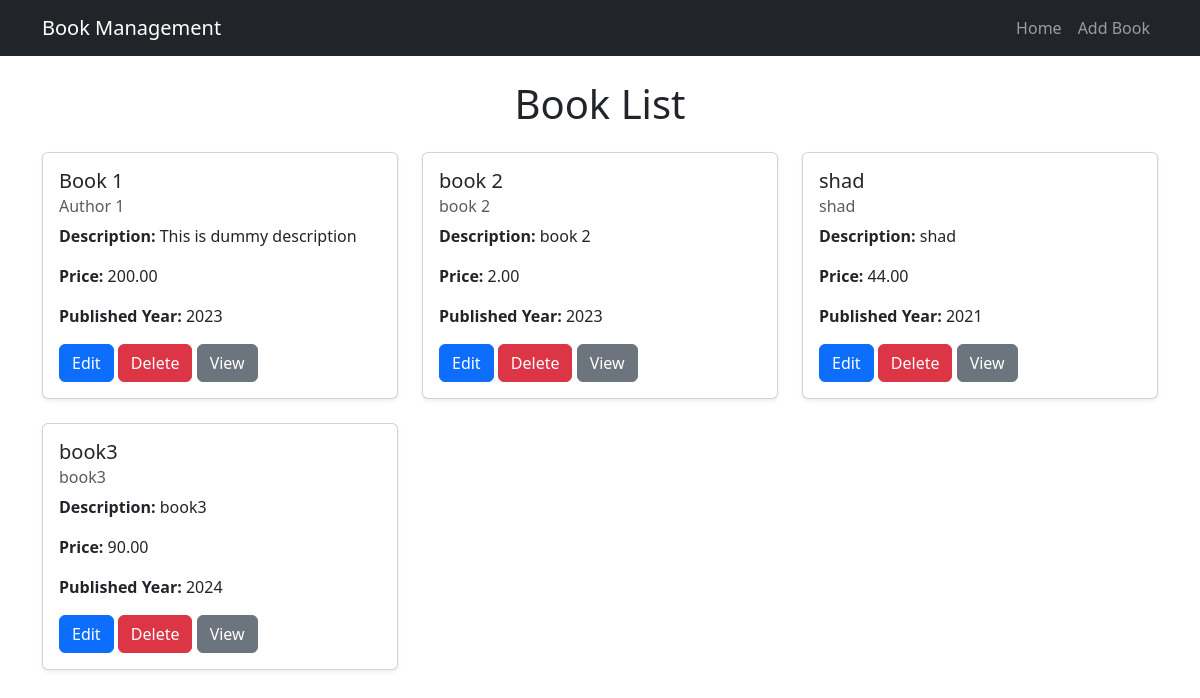
The app's page /, older data.
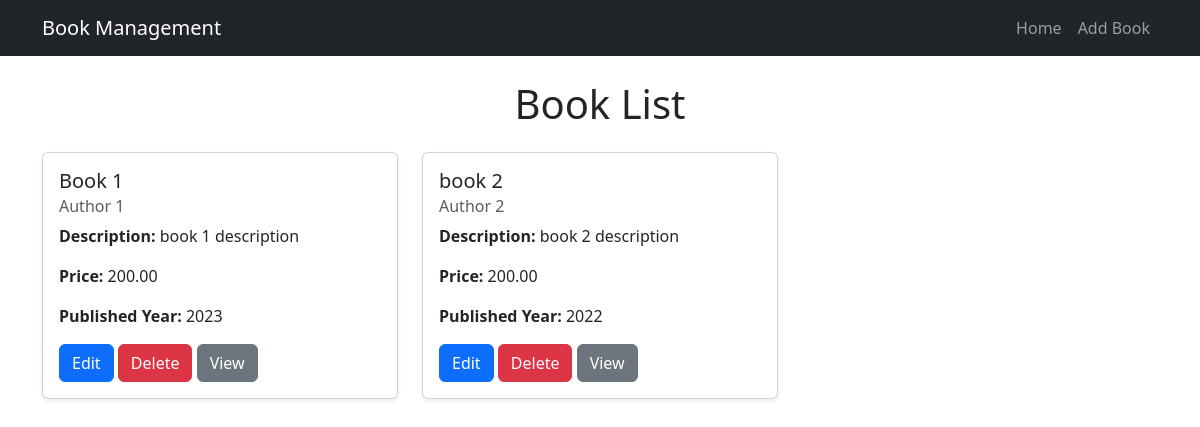
The same page, newer data.
### books/models.py (models this page shows, shortened)
class Book (models.Model):
    title = models.CharField(max_length=200)
    author = models.CharField(max_length=200)
    price = models.DecimalField(max_digits=10,decimal_places=2)
    description = models.TextField()
    published_year = models.PositiveIntegerField()

### books/views.py (the view)
# urls.py: path('',homepage,name='homepage'),
def homepage(request):
    books = Book.objects.all()
    return render(request,'book_list.html',{'books':books})

### templates/book_list.html
{% extends "base.html" %} {% block title %}Book List{% endblock %} {% block content %}
<h1 class="text-center mb-4">Book List</h1>
<div class="row">
  {% for book in books %}
  <div class="col-md-4 mb-4">
    <div class="card shadow-sm h-100">
      <div class="card-body">
        <h5 class="card-title">{{ book.title }}</h5>
        <h6 class="card-subtitle text-muted mb-2">{{ book.author }}</h6>
        <p class="card-text">
          <strong>Description:</strong>
          {{ book.description|truncatechars:100 }}
        </p>
        <p><strong>Price:</strong> {{book.price}}</p>
        <p><strong>Published Year:</strong> {{ book.published_year }}</p>
        <a href="{% url 'edit_book' book.id %}" class="btn btn-primary">Edit</a>
        <a href="{% url 'delete_book' book.id %}" class="btn btn-danger"
          >Delete</a
        >
        <a href="{% url 'view_book' book.id %}" class="btn btn-secondary"
          >View</a
        >
      </div>
    </div>
  </div>
  {% empty %}
  <p class="text-center">No books available.</p>
  {% endfor %}
</div>
{% endblock %}

Row changes from the older to the newer data that the page shows:
removed Book: title "shad", author "shad", description "shad", price "44.00", published_year "2021"
removed Book: title "book3", author "book3", description "book3", price "90.00", published_year "2024"
changed Book "Book 1": description "This is dummy description" → "book 1 description"
changed Book "book 2": author "book 2" → "Author 2"; description "book 2" → "book 2 description"; price "2.00" → "200.00"; published_year "2023" → "2022"
